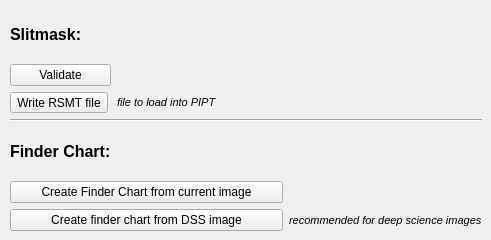
    <widget class="QWidget" name="FinalizeTab">
     <property name="sizePolicy">
      <sizepolicy hsizetype="Expanding" vsizetype="Expanding">
       <horstretch>0</horstretch>
       <verstretch>0</verstretch>
      </sizepolicy>
     </property>
     <attribute name="title">
      <string>     &amp;Finalize      </string>
     </attribute>
     <widget class="QWidget" name="layoutWidget">
      <property name="geometry">
       <rect>
        <x>10</x>
        <y>10</y>
        <width>472</width>
        <height>221</height>
       </rect>
      </property>
      <layout class="QGridLayout" name="gridLayout_9">
       <item row="0" column="0">
        <widget class="QLabel" name="labelFin_Slitmask">
         <property name="font">
          <font>
           <family>Arial</family>
           <pointsize>12</pointsize>
           <weight>75</weight>
           <bold>true</bold>
          </font>
         </property>
         <property name="text">
          <string>Slitmask:</string>
         </property>
        </widget>
       </item>
       <item row="1" column="0">
        <widget class="QPushButton" name="pushButtonFin_Validate">
         <property name="text">
          <string>Validate</string>
         </property>
        </widget>
       </item>
       <item row="2" column="0">
        <widget class="QToolButton" name="toolButtonFin_WriteRSMT">
         <property name="text">
          <string>Write RSMT file</string>
         </property>
        </widget>
       </item>
       <item row="2" column="1">
        <widget class="QLabel" name="labelFin_WriteRSMTinfo">
         <property name="font">
          <font>
           <family>Arial</family>
           <pointsize>8</pointsize>
           <italic>true</italic>
          </font>
         </property>
         <property name="text">
          <string>file to load into PIPT</string>
         </property>
        </widget>
       </item>
       <item row="3" column="0" colspan="3">
        <widget class="Line" name="lineFin">
         <property name="orientation">
          <enum>Qt::Horizontal</enum>
         </property>
        </widget>
       </item>
       <item row="4" column="0">
        <widget class="QLabel" name="labelFin_FChart">
         <property name="font">
          <font>
           <family>Arial</family>
           <pointsize>12</pointsize>
           <weight>75</weight>
           <bold>true</bold>
          </font>
         </property>
         <property name="text">
          <string>Finder Chart:</string>
         </property>
        </widget>
       </item>
       <item row="5" column="0" colspan="2">
        <widget class="QPushButton" name="pushButtonFin_CreateFChart_Current">
         <property name="text">
          <string>Create Finder Chart from current image</string>
         </property>
        </widget>
       </item>
       <item row="6" column="0" colspan="2">
        <widget class="QPushButton" name="pushButtonFin_CreateFChart_DSS">
         <property name="text">
          <string>Create finder chart from DSS image</string>
         </property>
        </widget>
       </item>
       <item row="6" column="2">
        <widget class="QLabel" name="labelFin_CreateFChartinfo">
         <property name="font">
          <font>
           <family>Arial</family>
           <pointsize>8</pointsize>
           <italic>true</italic>
          </font>
         </property>
         <property name="text">
          <string>recommended for deep science images</string>
         </property>
        </widget>
       </item>
      </layout>
     </widget>
    </widget>
